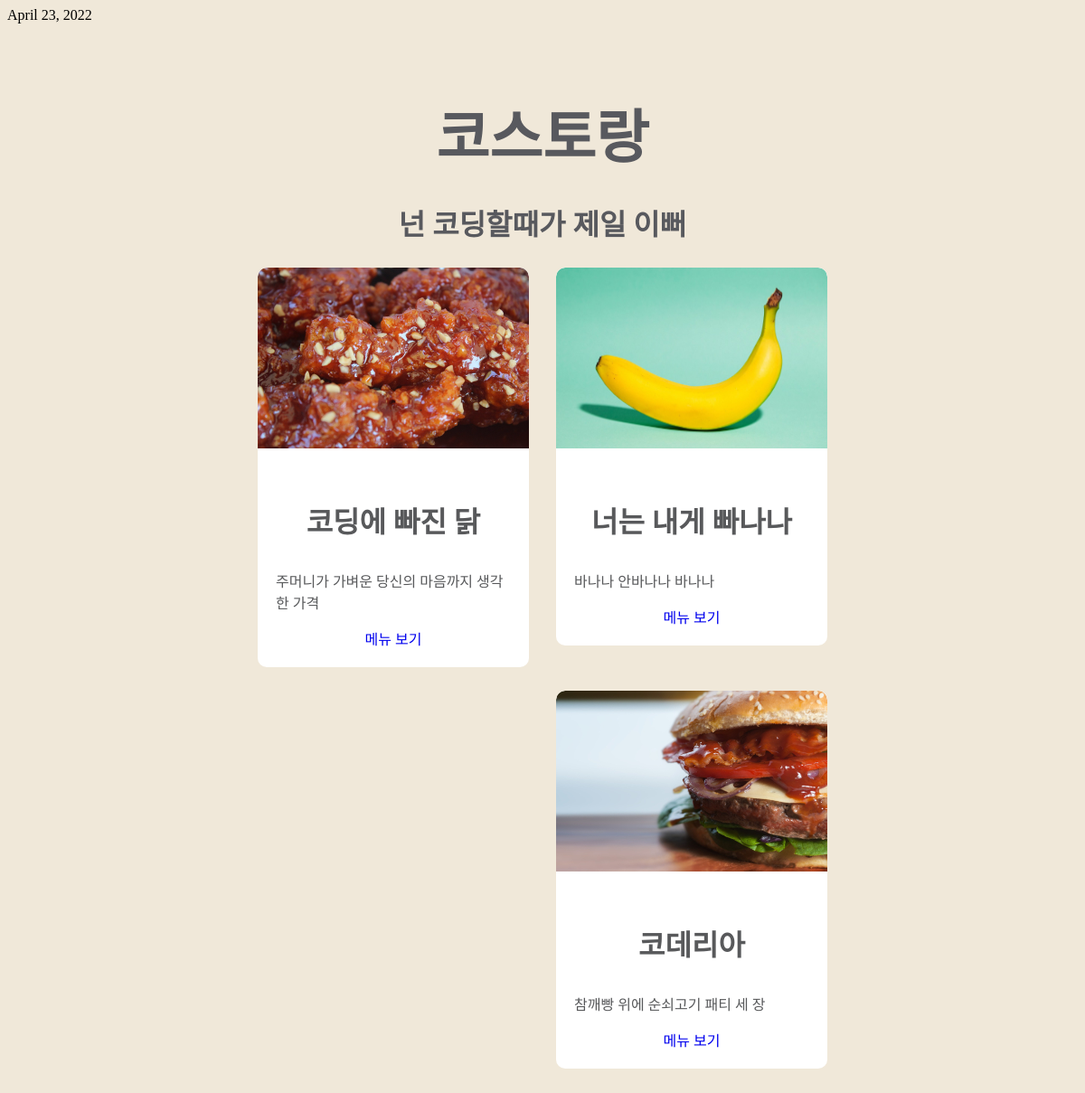
Screenshot of /foods/index/ with the database file from the repository.
### foods/models.py (models this page shows, shortened)
class Menu(models.Model):
    name = models.CharField(max_length=50)
    description = models.CharField(max_length=100)
    price = models.IntegerField()
    img_path = models.CharField(max_length=255)

### foods/views.py (the view)
# urls.py: path('index/', views.index),
def index(request):
  context = dict()
  today = datetime.today().date()
  menus = Menu.objects.all()
  context["date"] = today
  context["menus"] = menus
  return render(request, 'foods/index.html', context=context)

### foods/templates/foods/index.html
{% extends './base.html' %}
{% load static %}
{% block date-block %}
  <div>{{date}}</div>
{% endblock date-block %}
{% block food-container %}
  {% for menu in menus %}
    <div class="food">
      <img src= {% get_static_prefix %}{{menu.img_path}} width="300px" height="200px"/>
      <div class="info">
        <h3>{{menu.name}}</h3>
        <P>{{menu.description}}</p>
        <a href="#">메뉴 보기</a>
      </div>
    </div>
  {% endfor %}
{% endblock food-container %}

### foods/static/foods/css/styles.css (style rules this page uses)
* { box-sizing: border-box; }
body { background-color : #f0e8d9; }
.food { background-color : white; width: 300px; margin-left: auto; margin-right: auto; border-radius: 10px; overflow: hidden; margin-bottom: 50px; float: left; margin-left: 15px; margin-right: 15px; }
.food h3 { color: #58595b; font-size: 32px; font-family: Jua; }
.food p { color: #58595b; font-size: 16px; font-family: Jua; text-align: left; }
.food a { color: #0000ee; font-size: 16px; font-family: Jua; text-decoration: none; }
.food .info { padding: 20px; text-align: center; }
.food img { border-top-left-radius: 10px; border-top-right-radius: 10px; }

### rows the page displays
Menu: img_path (picture), name "코딩에 빠진 닭", description "주머니가 가벼운 당신의 마음까지 생각한 가격"
Menu: img_path (picture), name "너는 내게 빠나나", description "바나나 안바나나 바나나"
Menu: img_path (picture), name "코데리아", description "참깨빵 위에 순쇠고기 패티 세 장"

### other values shown
{{ date }} "April 23, 2022"
